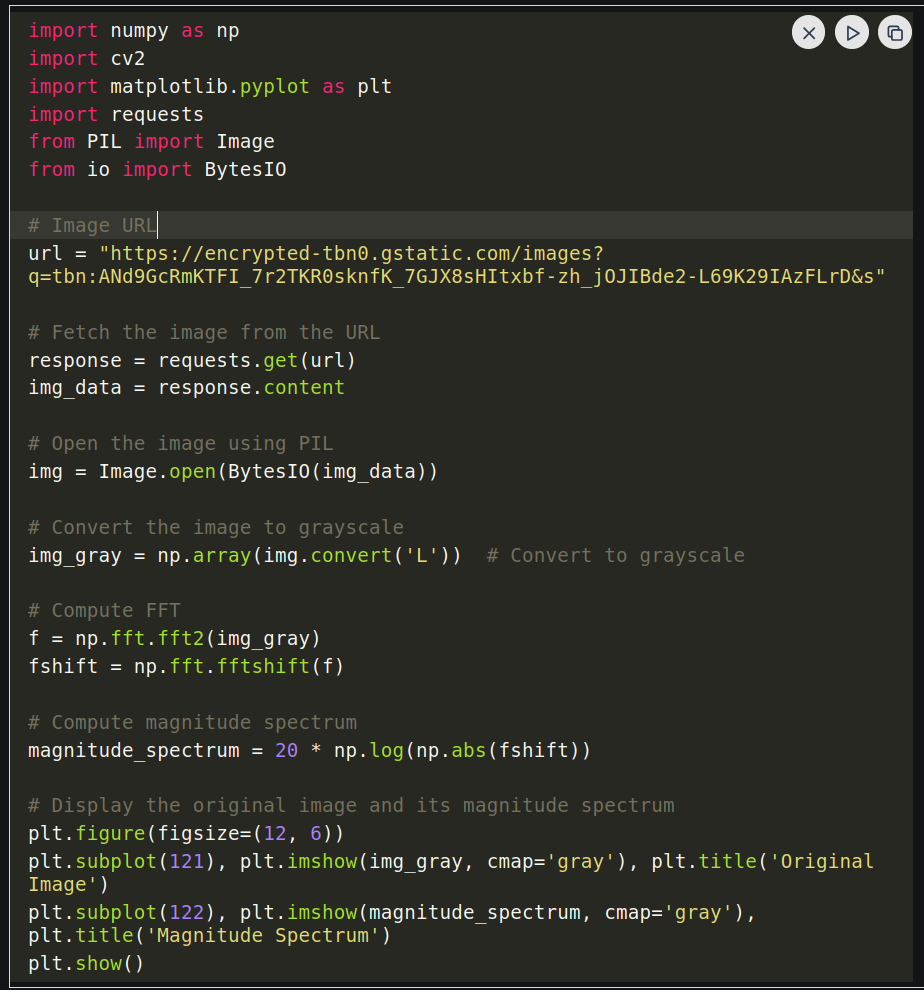
#> input picture Communication_Channel_Report/photo.png, 924 x 990 px
$ python Commuinication_Channel_Simulation.py
#> lines starting #> are read from the running program, lines starting #| are printed output that depends on the picture
# %%
import matplotlib.pyplot as plt
import numpy as np
import cv2
import requests
from PIL import Image
from io import BytesIO

# Read the image file
img = cv2.imread("photo.png")
#> img is the input picture: shape (990, 924, 3); mean B, G, R 39.4, 46.5, 45.8
if img is None:
    raise FileNotFoundError("Image not found. Check your path.")

# convert the image to grayscale
img_gray = cv2.cvtColor(img, cv2.COLOR_BGR2GRAY)
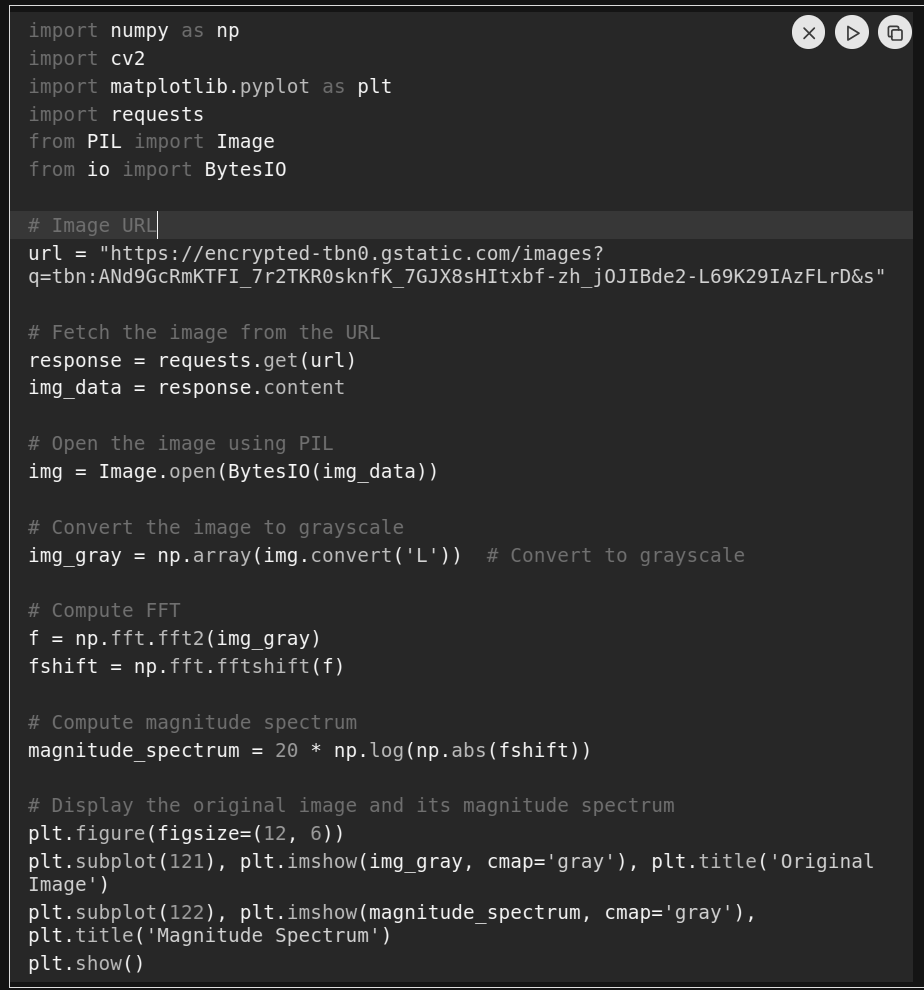
#> img_gray: shape (990, 924); min 20, max 247, mean 45.5

# compute 2D FFT and shift the zero-frequency component to the center
f = np.fft.fft2(img_gray)
fshift = np.fft.fftshift(f)

# compute magnitude spectrum (use a small epsilon to avoid log(0))
magnitude_spectrum = 20 * np.log(np.abs(fshift) + 1e-8)
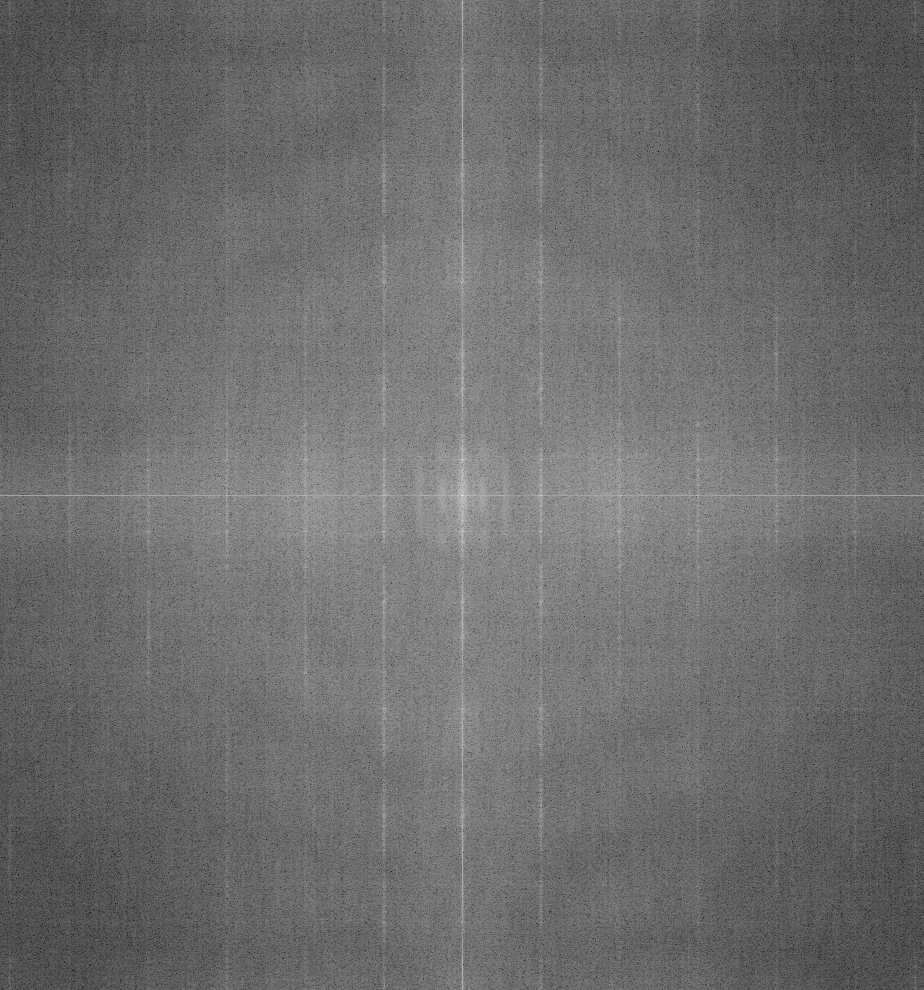
#> magnitude_spectrum: shape (990, 924) float64; min 47.86, max 350.9, mean 178.2; drawn with min black and max white

# Decompressed Image
decompression = np.fft.ifft2(f)
img_decomp = np.abs(decompression)

plt.figure(figsize=(12, 6))
plt.subplot(131)
plt.imshow(img_gray, cmap='gray')
plt.title('Original Image')
plt.axis('off')

plt.subplot(132)
plt.imshow(magnitude_spectrum, cmap='gray')
plt.title('Magnitude Spectrum')
plt.axis('off')

plt.subplot(133)
plt.imshow(img_decomp, cmap='gray')
plt.title('Magnitude Spectrum')
plt.axis('off')

plt.show()
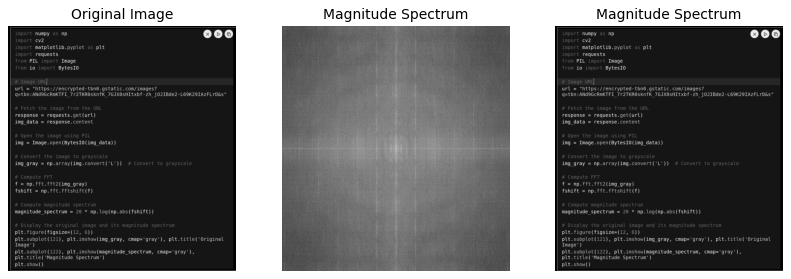
#> figure drawn by matplotlib, 3 panels
